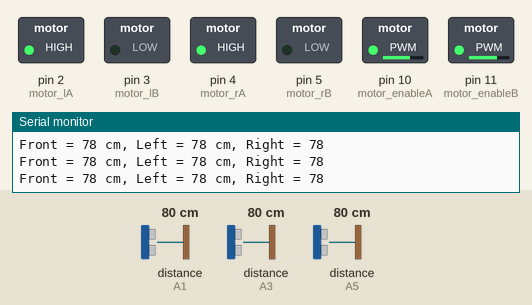
Recording of a sketch running on a simulated Arduino Uno, built with avr-gcc and run on an emulated ATmega328P. Parts: switched loads named in the sketch (green lamp = pin HIGH), the last lines printed to the serial monitor. Wiring (inferred from the names in the program): 3 × ultrasonic range finder: trigger A0, echo A1 / trigger A2, echo A3 / trigger A4, echo A5. Dashed ring = blinking. The inputs (shaded band) are chosen by the test bench; at power-on: distance to the obstacle (sensors on A1, A5, A3) 80 cm. The echo pulse lasts 58.3 µs per cm; pins used as bus, display or sensor lines are not drawn.

Above: at 1.2 s.
1.3 s: distance to the obstacle (sensor on A1) set to 34 cm
2.8 s: distance to the obstacle (sensor on A1) set to 27 cm
At 3.83 s:
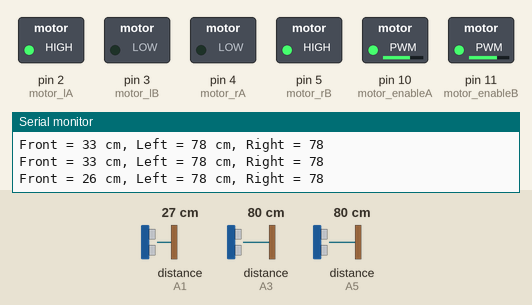
5.8 s: distance to the obstacle (sensor on A5) set to 23 cm
8.8 s: distance to the obstacle (sensor on A5) set to 19 cm
At 10.1 s:
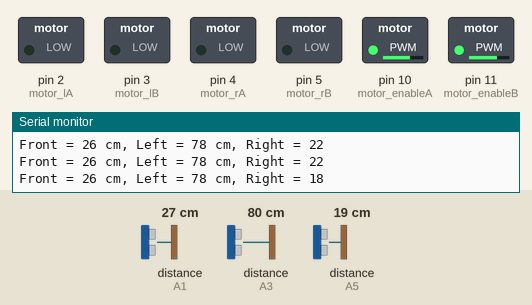
11.8 s: distance to the obstacle (sensor on A5) set to 35 cm
At 12.72 s:
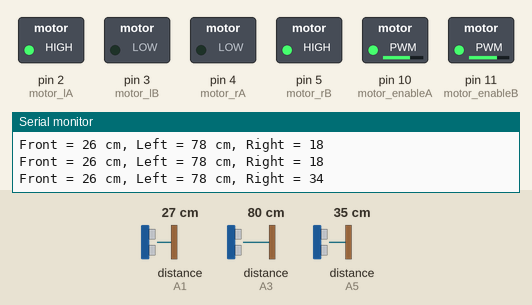
14.8 s: distance to the obstacle (sensor on A5) set to 2 cm
At 16.05 s:
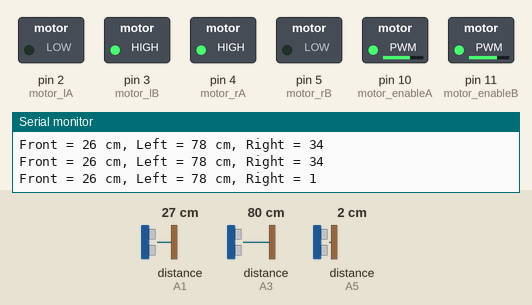
Timing chart, 0 to 18.8 s (numbered marks = the images above; inputs shaded):
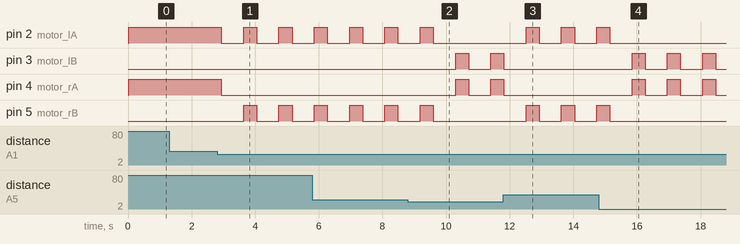

The sketch:

arduino-3U-maze-robot.ino
```cpp
#include <Arduino.h>

// Pin Definitions
int motor_lA = 2;    // Left motor forward
int motor_lB = 3;    // Left motor reverse
int motor_enableA = 10;

int motor_rA = 4;    // Right motor forward
int motor_rB = 5;    // Right motor reverse
int motor_enableB = 11;

int trigger_front = A0;
int echo_front = A1;

int trigger_left = A2;
int echo_left = A3;

int trigger_right = A4;
int echo_right = A5;

void setup() {
  // Motor pins setup
  pinMode(motor_lA, OUTPUT);
  pinMode(motor_lB, OUTPUT);
  pinMode(motor_enableA, OUTPUT);

  pinMode(motor_rA, OUTPUT);
  pinMode(motor_rB, OUTPUT);
  pinMode(motor_enableB, OUTPUT);

  // Ultrasonic sensor pins setup
  pinMode(trigger_front, OUTPUT);
  pinMode(echo_front, INPUT);

  pinMode(trigger_left, OUTPUT);
  pinMode(echo_left, INPUT);

  pinMode(trigger_right, OUTPUT);
  pinMode(echo_right, INPUT);

  // Set motor speeds
  analogWrite(motor_enableA, 170);
  analogWrite(motor_enableB, 178);

  // Initialize serial communication
  Serial.begin(9600);
}

void loop() {
  // Measure distances
  long duration_front, distance_front,
       duration_left, distance_left,
       duration_right, distance_right;

  // Measure front distance
  digitalWrite(trigger_front, LOW);
  delayMicroseconds(2);
  digitalWrite(trigger_front, HIGH);
  delayMicroseconds(10);
  digitalWrite(trigger_front, LOW);
  duration_front = pulseIn(echo_front, HIGH);
  distance_front = duration_front * 0.034 / 2;

  // Measure left distance
  digitalWrite(trigger_left, LOW);
  delayMicroseconds(2);
  digitalWrite(trigger_left, HIGH);
  delayMicroseconds(10);
  digitalWrite(trigger_left, LOW);
  duration_left = pulseIn(echo_left, HIGH);
  distance_left = duration_left * 0.034 / 2;

  // Measure right distance
  digitalWrite(trigger_right, LOW);
  delayMicroseconds(2);
  digitalWrite(trigger_right, HIGH);
  delayMicroseconds(10);
  digitalWrite(trigger_right, LOW);
  duration_right = pulseIn(echo_right, HIGH);
  distance_right = duration_right * 0.034 / 2;

  // Print distances for debugging
  Serial.print("Front = ");
  Serial.print(distance_front);
  Serial.print(" cm, Left = ");
  Serial.print(distance_left);
  Serial.print(" cm, Right = ");
  Serial.println(distance_right);

  // Decision-making logic
  if (distance_front > 30) {
    // Path ahead is clear, move forward
    forward();
    delay(100);
/*
    // Wall following logic
    if (distance_left > 20) {
      // Too far from left wall, turn left to get closer
      left();
      delay(50);
      forward();
    } else if (distance_left < 10) {
      // Too close to left wall, turn right to move away
      right();
      delay(50);
      forward();
    } */
  } else {
    // Obstacle in front, decide which way to turn
    Stop();
    delay(500);

    if (distance_right > 20) {
      // If right side is clear, turn right
      right();
      delay(150);
    } else if (distance_left > 20) {
      // If left side is clear, turn left
      left();
      delay(150);
    } else {
      // Completely blocked, perform a 180-degree turn
      right();
      delay(400);
    }
  }

  // Short delay to prevent rapid sensor readings
  delay(50);
}

// Motor control functions
void forward() {
  digitalWrite(motor_lA, HIGH);
  digitalWrite(motor_lB, LOW);
  digitalWrite(motor_rA, HIGH);
  digitalWrite(motor_rB, LOW);
  delay(200);
}

void right() {
  digitalWrite(motor_lA, HIGH);
  digitalWrite(motor_lB, LOW);
  digitalWrite(motor_rA, LOW);
  digitalWrite(motor_rB, HIGH);
  delay(200);  // Adjusted turn duration
}

void left() {
  digitalWrite(motor_lA, LOW);
  digitalWrite(motor_lB, HIGH);
  digitalWrite(motor_rA, HIGH);
  digitalWrite(motor_rB, LOW);
  delay(200);  // Adjusted turn duration
}

void Stop() {
  digitalWrite(motor_lA, LOW);
  digitalWrite(motor_lB, LOW);
  digitalWrite(motor_rA, LOW);
  digitalWrite(motor_rB, LOW);
  delay(200);
}
```

Measured:
- the behaviour switches between 32 and 31 cm on distance to the obstacle (sensor on A1) (found by bisection; images 0 and 1)
- the behaviour switches between 22 and 21 cm on distance to the obstacle (sensor on A5) (found by bisection; images 1 and 2)
- after the input at 2.8 s, pin 2 (motor_lA): alternates HIGH for 0.41 s and LOW for 0.70 s, starting after 0.13 s; pin 4 (motor_rA): HIGH → LOW after 0.13 s; pin 5 (motor_rB): alternates HIGH for 0.41 s and LOW for 0.70 s, starting after 0.83 s
- after the input at 8.8 s, pin 2 (motor_lA), pin 5 (motor_rB): goes on until 9.6 s, then stays LOW; pin 3 (motor_lB), pin 4 (motor_rA): LOW → HIGH after 1.5 s, → LOW 0.41 s later, → HIGH 0.70 s later
- after the input at 11.8 s, pin 2 (motor_lA), pin 5 (motor_rB): alternates HIGH for 0.41 s and LOW for 0.70 s, starting after 0.72 s; pin 3 (motor_lB), pin 4 (motor_rA): goes on until 11.8 s, then stays LOW
- after the input at 14.8 s, pin 2 (motor_lA), pin 5 (motor_rB): goes on until 15.1 s, then stays LOW; pin 3 (motor_lB), pin 4 (motor_rA): alternates HIGH for 0.41 s and LOW for 0.70 s, starting after 1.0 s
